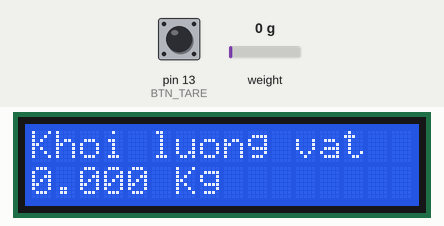
Recording of a sketch running on a simulated Arduino Uno, built with avr-gcc and run on an emulated ATmega328P. Parts: 16×2 character LCD. The inputs (shaded band) are chosen by the test bench; at power-on: pin 13 (BTN_TARE) HIGH, weight on the scale 0 g. What the sketch prints to the serial monitor is not drawn.

Above: at 3.7 s.
3.8 s: pin 13 (BTN_TARE) pulled LOW for 1 s
At 5.5 s:
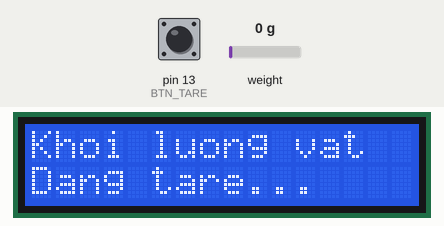
7.2 s: weight on the scale set to 100 g
At 7.39 s:
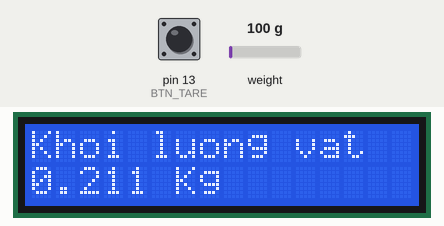
8.7 s: weight on the scale set to 1250 g
At 8.9 s:
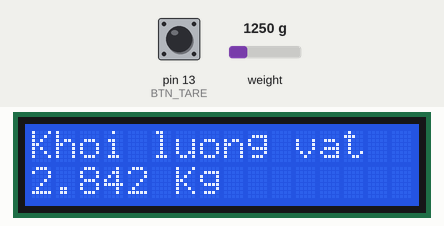
10.2 s: weight on the scale set to 2500 g
At 10.41 s:
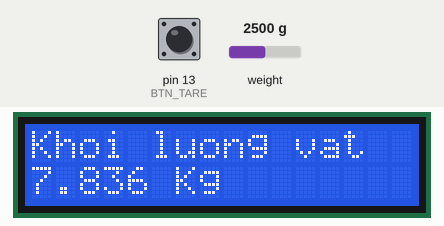
Timing chart, 0 to 12.7 s (numbered marks = the images above; inputs shaded):
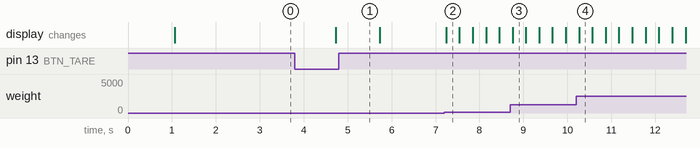

The sketch:

MiniElectronicWeighingSystem.ino
```cpp
#include <LiquidCrystal.h>
#include "HX711.h"

/* ================== KHAI BÁO PHẦN CỨNG ================== */
// LCD: RS, E, D4, D5, D6, D7
LiquidCrystal lcd(12, 11, 2, 3, 4, 5);

// HX711
#define HX711_SCK A0
#define HX711_DT  A1
HX711 scale;

// Button bì
#define BTN_TARE 13

// Hệ số hiệu chuẩn
float calibrationFactor = 99537.5;
long offset = 0;

float weight = 0;
float alpha = 0.5;
long rawValue = 0;

// ===== BIẾN CHỐNG DỘI NÚT =====
bool lastButtonState = HIGH;
bool buttonState = HIGH;
unsigned long lastDebounceTime = 0;
unsigned long debounceDelay = 50;

// ===== BIẾN RESET TARE ====
bool hadPositiveLoad = false;
unsigned long emptyStartTime = 0;

/* ======================================================= */

void setup() {
  Serial.begin(9600);
  pinMode(BTN_TARE, INPUT_PULLUP);

  lcd.begin(16, 2);
  lcd.clear();
  lcd.setCursor(0, 0);
  lcd.print("Khoi luong vat");

  scale.begin(HX711_DT, HX711_SCK);

  // Lấy offset ban đầu (bì)
  scale.tare();                 // Lấy offset
  offset = scale.get_offset();  // Lưu offset

  lcd.setCursor(0, 1);
  lcd.print(weight, 3);   // 3 chữ số thập phân
  lcd.print(" Kg");
  delay(1500);
}

void loop() {
  /* ================== NÚT BÌ (CHỐNG NHIỄU) ================== */
  CheckTare();

  /* ======== ĐO ĐẠC - LỌC NHIỄU CHUẨN ======== */
  MeasureWeight();

  /* ===== BỎ BÌ RA KHỎI CÂN - AUTO RESET AN TOÀN ===== */
  RemoveTareIfEmpty();


  /* ================== HIỂN THỊ ================== */
  Display();

}

void CheckTare() {
  int reading = digitalRead(BTN_TARE);

  if (reading != lastButtonState) {
    lastDebounceTime = millis();
  }

  if ((millis() - lastDebounceTime) > debounceDelay) {

    if (reading != buttonState) {
      buttonState = reading;

      // Khi nút vừa được nhấn
      if (buttonState == LOW) {

        // Kiểm tra độ ổn định trước khi tare
        long r1 = scale.read();
        delay(20);
        long r2 = scale.read();
        delay(20);
        long r3 = scale.read();

        if (abs(r1 - r2) < 50 && abs(r2 - r3) < 50) {

          lcd.setCursor(0, 1);
          lcd.print("Dang tare...   ");

          scale.tare();
          offset = scale.get_offset();

          weight = 0;

          lcd.setCursor(0, 1);
          lcd.print("0.000 Kg       ");
        }
        else {
          lcd.setCursor(0, 1);
          lcd.print("Khong on dinh  ");
        }
      }
    }
  }

  lastButtonState = reading;
}

void MeasureWeight() {
  // Đọc trung bình 3 mẫu (giảm chậm hệ thống)
  rawValue = scale.read_average(3);

  // Tính khối lượng thô   raw = calib * weight + offset
  float newWeight = (rawValue - offset) / calibrationFactor;

  // LỌC EMA (mượt dần) Exponential Moving Average (Lọc trung bình trượt mũ)
  weight = alpha * newWeight + (1 - alpha) * weight;

  // DEAD BAND (ngưỡng chết 5g)
  if (abs(weight) < 0.005) {
    weight = 0;
  }
}

void RemoveTareIfEmpty() {
  // Nếu từng có tải lớn hơn 5g
  if (weight > 0.005) {    // 0.05
    hadPositiveLoad = true;
  }

  // Nếu đã từng có tải và hiện tại âm đáng kể
  if (hadPositiveLoad && weight < -0.005) {

    if (emptyStartTime == 0) {
        emptyStartTime = millis();
    }

    if (millis() - emptyStartTime > 800) {
        scale.tare();
        offset = scale.get_offset();
        weight = 0;
        hadPositiveLoad = false;
        emptyStartTime = 0;
    }

  } else {
    emptyStartTime = 0;
  }
}

void Display() {
  lcd.setCursor(0, 1);
  lcd.print(weight, 3);   // 3 chữ số thập phân
  lcd.print(" Kg  ");

  Serial.print("Gia tri tho: ");
  Serial.print(rawValue);
  Serial.print("    Offset: ");
  Serial.println(offset);
}
```

Measured:
- after the input at 3.8 s, the display: changes after 0.93 s (image 1)
- after the input at 7.2 s, the display: changes at once (image 2)
